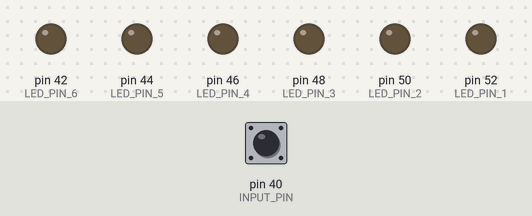
A sketch run on a simulated Arduino Mega 2560, built with avr-gcc and run on an emulated ATmega2560. On the bench: output pins drawn as LEDs (lit = HIGH). Inputs (shaded band) come from the test bench; at power-on: pin 40 (INPUT_PIN) HIGH. Random numbers use the default seed unless the sketch sets one.

Above: at 1.2 s.
1.3 s: pin 40 (INPUT_PIN) pulled LOW for 0.15 s
At 1.6 s:
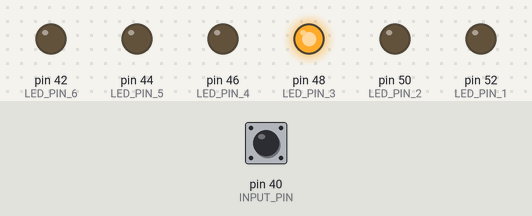
2.9 s: pin 40 (INPUT_PIN) pulled LOW for 1 s
At 4.0 s:
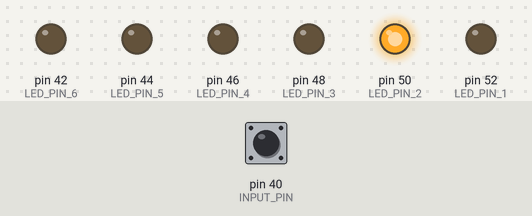
5.4 s: pin 40 (INPUT_PIN) pulled LOW for 3.2 s
At 5.9 s:
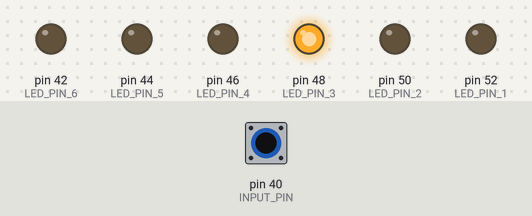
10.1 s: pin 40 (INPUT_PIN) pulled LOW for 0.15 s
At 10.7 s:
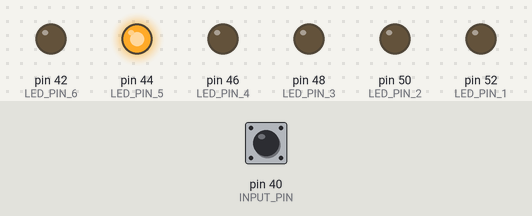
11.7 s: pin 40 (INPUT_PIN) pulled LOW for 0.15 s
At 12.9 s:
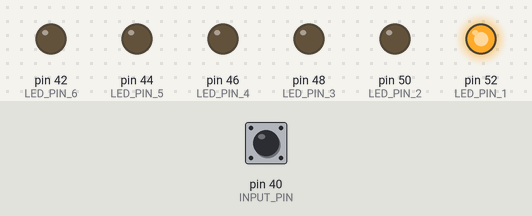
13.3 s: pin 40 (INPUT_PIN) pulsed LOW 5 times (0.12 s each, 0.3 s apart)
At 14.3 s:
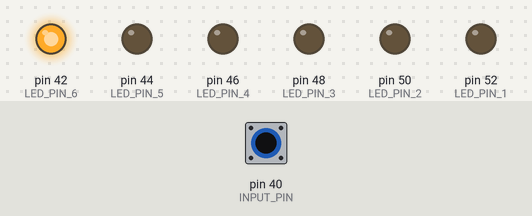
Timing chart, 0 to 16.3 s (numbered marks = the images above; inputs shaded):
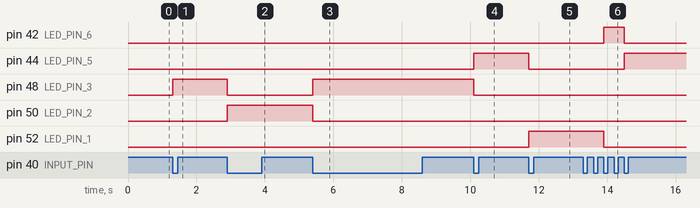

The sketch:

Dice.ino
```cpp
#define LED_PIN_1 52
#define LED_PIN_2 50
#define LED_PIN_3 48
#define LED_PIN_4 46
#define LED_PIN_5 44
#define LED_PIN_6 42
#define INPUT_PIN 40


void setup() {

  // Seed generation for random()
  randomSeed(analogRead(0));

  // Pin setup
  pinMode(LED_PIN_1, OUTPUT);
  pinMode(LED_PIN_2, OUTPUT);
  pinMode(LED_PIN_3, OUTPUT);
  pinMode(LED_PIN_4, OUTPUT);
  pinMode(LED_PIN_5, OUTPUT);
  pinMode(LED_PIN_6, OUTPUT);
  pinMode(INPUT_PIN, INPUT_PULLUP);
}

void loop() {

  if (ButtonPressedOnce(INPUT_PIN)) {
    RollDice(LED_PIN_1, LED_PIN_2, LED_PIN_3, LED_PIN_4, LED_PIN_5, LED_PIN_6);
  }

}

// Function that rolls the dice!!

void RollDice(int led_pin_1, int led_pin_2, int led_pin_3, int led_pin_4, int led_pin_5, int led_pin_6){

  // Make LED Array for ease of use
  int led_pin_array[6] = {led_pin_1, led_pin_2, led_pin_3, led_pin_4, led_pin_5, led_pin_6};

  // Turn off all LEDs
  for (int i = 0; i < 6; i++)
    digitalWrite(led_pin_array[i], LOW);

  // Randomly choose and turn on one LED
  int led_to_light = random(0,6);
  digitalWrite(led_pin_array[led_to_light], HIGH);

}


// Function that checks the press of a button with debounce correctuion.
// Only looks for the change from unpressed to pressed and produces
// a pulse of bool True independant of press time.

long int debounceTime = 200;
long int timeSinceLastPress = 0;
int lastState = HIGH;

bool ButtonPressedOnce(int inputPin) {
  int currentState = digitalRead(inputPin);
  if (millis() - timeSinceLastPress > debounceTime) {
    if (currentState != lastState && currentState == LOW) {
      timeSinceLastPress = millis();
      return true;
    }
  }
  lastState = currentState;
  return false;
}
```

Measured:
- after the input at 1.3 s, pin 48 (LED_PIN_3): LOW → HIGH at once
- after the input at 2.9 s, pin 48 (LED_PIN_3): HIGH → LOW at once; pin 50 (LED_PIN_2): LOW → HIGH at once
- after the input at 5.4 s, pin 48 (LED_PIN_3): LOW → HIGH at once; pin 50 (LED_PIN_2): HIGH → LOW at once
- after the input at 10.1 s, pin 44 (LED_PIN_5): LOW → HIGH at once; pin 48 (LED_PIN_3): HIGH → LOW at once
- after the input at 11.7 s, pin 44 (LED_PIN_5): HIGH → LOW at once; pin 52 (LED_PIN_1): LOW → HIGH at once
- after the input at 13.3 s, pin 42 (LED_PIN_6): LOW → HIGH after 0.60 s, → LOW 0.60 s later; pin 44 (LED_PIN_5): LOW → HIGH after 1.2 s; pin 52 (LED_PIN_1): HIGH → LOW after 0.60 s
